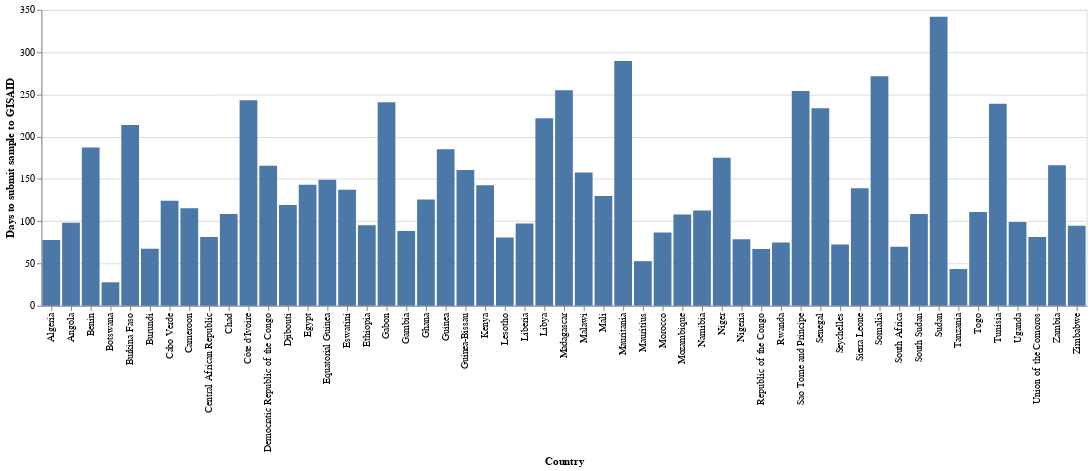

The notebook cell this image was saved under:
### Code cell
alt.Chart(
    africa_metadata.groupby(["country"]).days_to_submit.mean().reset_index()
).mark_bar().encode(
    x=alt.X("country", title="Country"),
    y=alt.Y("days_to_submit", title="Days to submit sample to GISAID"),
)

### Figure 1 — Vega-Lite specification as saved in the notebook (floating-point values rounded to 4 significant figures)
{"config": {"view": {"continuousWidth": 400, "continuousHeight": 300}}, "data": {"name": "data-a93b452866212f51019ef916032519a8"}, "mark": "bar", "encoding": {"x": {"type": "nominal", "field": "country", "title": "Country"}, "y": {"type": "quantitative", "field": "days_to_submit", "title": "Days to submit sample to GISAID"}}, "$schema": "https://vega.github.io/schema/vega-lite/v4.8.1.json", "datasets": {"data-a93b452866212f51019ef916032519a8": [{"country": "Algeria", "days_to_submit": 77.62}, {"country": "Angola", "days_to_submit": 97.98}, {"country": "Benin", "days_to_submit": 187.1}, {"country": "Botswana", "days_to_submit": 27.65}, {"country": "Burkina Faso", "days_to_submit": 213.7}, {"country": "Burundi", "days_to_submit": 67.2}, {"country": "Cabo Verde", "days_to_submit": 124.2}, {"country": "Cameroon", "days_to_submit": 115.2}, {"country": "Central African Republic", "days_to_submit": 81.21}, {"country": "Chad", "days_to_submit": 108.4}, {"country": "Côte d'Ivoire", "days_to_submit": 243.2}, {"country": "Democratic Republic of the Congo", "days_to_submit": 165.5}, {"country": "Djibouti", "days_to_submit": 119.1}, {"country": "Egypt", "days_to_submit": 143.0}, {"country": "Equatorial Guinea", "days_to_submit": 149.0}, {"country": "Eswatini", "days_to_submit": 137.2}, {"country": "Ethiopia", "days_to_submit": 95.23}, {"country": "Gabon", "days_to_submit": 240.7}, {"country": "Gambia", "days_to_submit": 88.36}, {"country": "Ghana", "days_to_submit": 125.5}, {"country": "Guinea", "days_to_submit": 185.0}, {"country": "Guinea-Bissau", "days_to_submit": 160.6}, {"country": "Kenya", "days_to_submit": 142.5}, {"country": "Lesotho", "days_to_submit": 80.61}, {"country": "Liberia", "days_to_submit": 97.19}, {"country": "Libya", "days_to_submit": 221.6}, {"country": "Madagascar", "days_to_submit": 254.9}, {"country": "Malawi", "days_to_submit": 157.6}, {"country": "Mali", "days_to_submit": 129.7}, {"country": "Mauritania", "days_to_submit": 289.4}, {"country": "Mauritius", "days_to_submit": 52.66}, {"country": "Morocco", "days_to_submit": 86.42}, {"country": "Mozambique", "days_to_submit": 107.7}, {"country": "Namibia", "days_to_submit": 112.5}, {"country": "Niger", "days_to_submit": 174.9}, {"country": "Nigeria", "days_to_submit": 78.47}, {"country": "Republic of the Congo", "days_to_submit": 67.12}, {"country": "Rwanda", "days_to_submit": 74.84}, {"country": "Sao Tome and Principe", "days_to_submit": 254.1}, {"country": "Senegal", "days_to_submit": 233.6}, {"country": "Seychelles", "days_to_submit": 72.48}, {"country": "Sierra Leone", "days_to_submit": 138.9}, {"country": "Somalia", "days_to_submit": 271.5}, {"country": "South Africa", "days_to_submit": 69.57}, {"country": "South Sudan", "days_to_submit": 108.5}, {"country": "Sudan", "days_to_submit": 342.0}, {"country": "Tanzania", "days_to_submit": 43.33}, {"country": "Togo", "days_to_submit": 110.9}, {"country": "Tunisia", "days_to_submit": 238.9}, {"country": "Uganda", "days_to_submit": 98.98}, {"country": "Union of the Comoros", "days_to_submit": 81.27}, {"country": "Zambia", "days_to_submit": 166.1}, {"country": "Zimbabwe", "days_to_submit": 94.66}]}}
